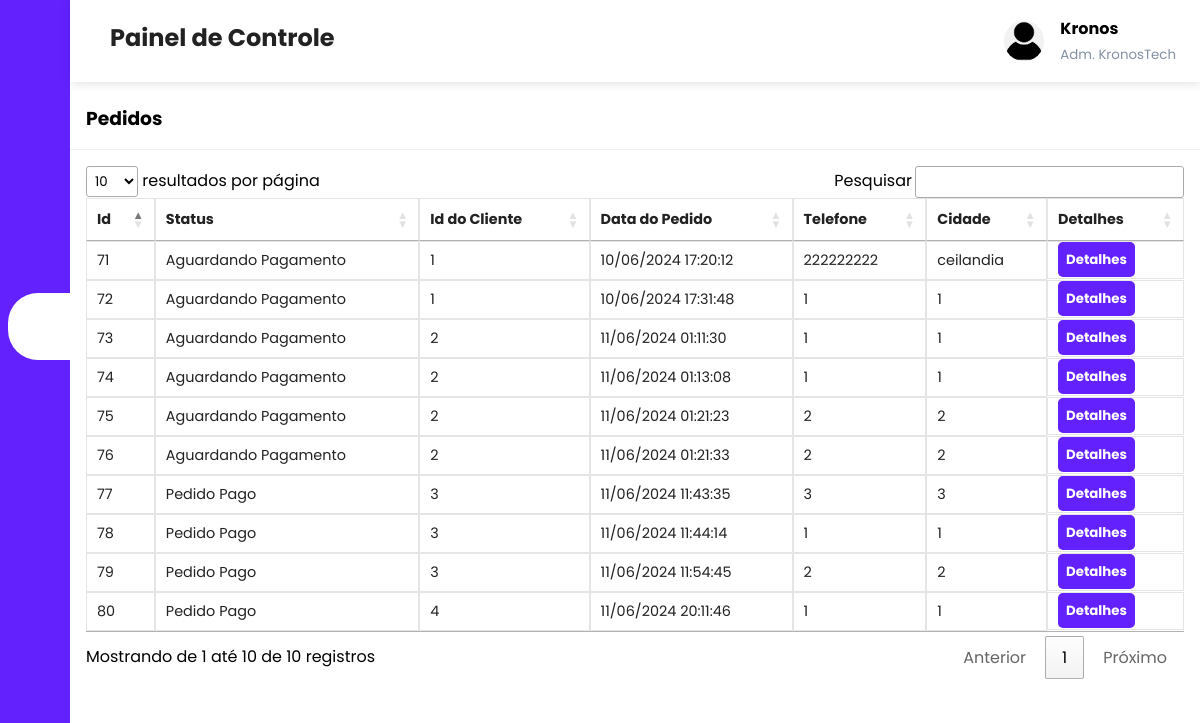
The app's page /admin/orders.php (signed in) with its own data.
### tables this page shows
CREATE TABLE `orders` (
  `order_id` int(11) NOT NULL,
  `order_cost` decimal(6,2) NOT NULL,
  `order_status` varchar(100) NOT NULL DEFAULT 'on_hold',
  `user_id` int(11) NOT NULL,
  `user_phone` text NOT NULL,
  `user_city` varchar(255) NOT NULL,
  `user_address` varchar(255) NOT NULL,
  `order_date` datetime NOT NULL DEFAULT current_timestamp()
);

### admin/orders.php (the view, shortened to what this page needs)
<?php
include('../server/connection.php');
if (isset($_GET['page_no']) && $_GET['page_no'] != "") {
    $page_no = $_GET['page_no'];
} else {
    $page_no = 1;
}
$total_records_per_page = 10;
$offset = ($page_no - 1) * $total_records_per_page;
$stmt2 = $conn->prepare("SELECT * FROM orders LIMIT ?, ?");
$stmt2->bind_param("ii", $offset, $total_records_per_page);
$stmt2->execute();
$orders = $stmt2->get_result();
?>
<?php include('header.php') ?>
<div class="recent-grid">
        <div class="projects">
            <div class="card">
                <div class="card-header">
                    <h3>Pedidos</h3>
                </div>
                <div class="card-body">
                    <div class="table-responsive">
                        <table width="100%" class="orders-table" id="tabelaOrdenada">
                            <thead>
                                <tr>
                                    <td>Id</td>
                                    <td>Status</td>
                                    <td>Id do Cliente</td>
                                    <td>Data do Pedido</td>
                                    <td>Telefone</td>
                                    <td>Cidade</td>
                                    <td>Detalhes</td>
                                </tr>
                            </thead>
                            <tbody>
                                <?php while($order = $orders->fetch_assoc()) { ?>
                                    <tr>
                                        <td><?php echo $order['order_id']; ?></td>
                                        <td><?php echo $order['order_status']; ?></td>
                                        <td><?php echo $order['user_id']; ?></td>
                                        <td><?php echo date('d/m/Y H:i:s', strtotime($order['order_date']));?></td>
                                        <td><?php echo $order['user_phone']; ?></td>
                                        <td><?php echo $order['user_city']; ?></td>
                                        <td><button><a class="btn btn-primary" href="view_order.php?order_id=<?php echo $order['order_id']; ?>">Detalhes</a></button></td>
                                    </tr>
                                <?php } ?>
                            </tbody>
                        </table>
                    </div>
                </div>
            </div>
        </div>
</body>
</html>

### admin/styles.css (style rules this page uses)
:root { --main-color: #6321fe; --color-dark: #1d2231; --text-grey: #8390a2; }
* { padding: 0; margin: 0; box-sizing: border-box; list-style-type: none; text-decoration: none; font-family: "Poppins", sans-serif; }
.recent-grid { margin-top: 5.5rem; }
.card { background: #fff; border-radius: 5px; }
.card-header, .card-body { padding: 1rem; }
.card-header { display: flex; justify-content: space-between; align-items: center; border-bottom: 1px solid #f0f0f0; font-weight: bold; }
table { border-collapse: collapse; }
thead tr { border-top: 2px solid rgba(0, 0, 0, 0.3); border-bottom: 2px solid rgba(0, 0, 0, 0.3) }
.orders-table td { border: 1px solid rgba(0, 0, 0, 0.10); padding: 8px; text-align: left; }
thead td { font-weight: 700; }
td { padding: 0.5rem 1rem; font-size: 0.9rem; color: #222; }
tr td:last-child { display: flex; align-items: center; }
.table-responsive { width: 100%; overflow-x: auto; }
.btn { background-color: #6321fe; color: #fff; padding: 8px; border-radius: 5px; border: none; font-weight: bold; transition: 0.4s ease; }
button { border: none; }

### records on screen
orders: order_id "71", order_status "Aguardando Pagamento", user "1", order_date "10/06/2024 17:20:12", user_phone "222222222", user_city "ceilandia"
orders: order_id "72", order_status "Aguardando Pagamento", user "1", order_date "10/06/2024 17:31:48", user_phone "1", user_city "1"
orders: order_id "73", order_status "Aguardando Pagamento", user "2", order_date "11/06/2024 01:11:30", user_phone "1", user_city "1"
orders: order_id "74", order_status "Aguardando Pagamento", user "2", order_date "11/06/2024 01:13:08", user_phone "1", user_city "1"
orders: order_id "75", order_status "Aguardando Pagamento", user "2", order_date "11/06/2024 01:21:23", user_phone "2", user_city "2"
orders: order_id "76", order_status "Aguardando Pagamento", user "2", order_date "11/06/2024 01:21:33", user_phone "2", user_city "2"
orders: order_id "77", order_status "Pedido Pago", user "3", order_date "11/06/2024 11:43:35", user_phone "3", user_city "3"
orders: order_id "78", order_status "Pedido Pago", user "3", order_date "11/06/2024 11:44:14", user_phone "1", user_city "1"
orders: order_id "79", order_status "Pedido Pago", user "3", order_date "11/06/2024 11:54:45", user_phone "2", user_city "2"
orders: order_id "80", order_status "Pedido Pago", user "4", order_date "11/06/2024 20:11:46", user_phone "1", user_city "1"

### other values on screen
$_SESSION['admin_name'] "Kronos"
